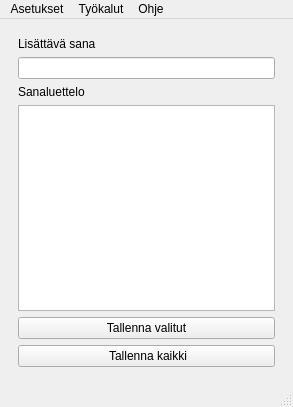
<?xml version="1.0" encoding="UTF-8"?>
<ui version="4.0">
 <class>MainWindow</class>
 <widget class="QMainWindow" name="MainWindow">
  <property name="geometry">
   <rect>
    <x>0</x>
    <y>0</y>
    <width>293</width>
    <height>407</height>
   </rect>
  </property>
  <property name="windowTitle">
   <string>MainWindow</string>
  </property>
  <widget class="QWidget" name="centralwidget">
   <layout class="QGridLayout" name="gridLayout">
    <item row="0" column="0">
     <layout class="QVBoxLayout" name="verticalLayout">
      <property name="leftMargin">
       <number>9</number>
      </property>
      <property name="topMargin">
       <number>9</number>
      </property>
      <property name="rightMargin">
       <number>9</number>
      </property>
      <property name="bottomMargin">
       <number>9</number>
      </property>
      <item>
       <widget class="QLabel" name="wordToAddLabel">
        <property name="text">
         <string>Lisättävä sana</string>
        </property>
       </widget>
      </item>
      <item>
       <widget class="QLineEdit" name="wordToAddLineEdit">
        <property name="toolTip">
         <string>&lt;html&gt;&lt;head/&gt;&lt;body&gt;&lt;p&gt;Vedä tai kirjoita lisättävä sana tähän ja paina &amp;lt;enter&amp;gt;&lt;/p&gt;&lt;/body&gt;&lt;/html&gt;</string>
        </property>
        <property name="dragEnabled">
         <bool>true</bool>
        </property>
        <property name="cursorMoveStyle">
         <enum>Qt::VisualMoveStyle</enum>
        </property>
        <property name="clearButtonEnabled">
         <bool>true</bool>
        </property>
       </widget>
      </item>
      <item>
       <widget class="QLabel" name="wordsListLabel">
        <property name="text">
         <string>Sanaluettelo</string>
        </property>
       </widget>
      </item>
      <item>
       <widget class="QListWidget" name="wordsListWidget">
        <property name="font">
         <font>
          <pointsize>12</pointsize>
         </font>
        </property>
        <property name="acceptDrops">
         <bool>true</bool>
        </property>
        <property name="toolTip">
         <string>Luettelo lisättävistä sanoista, muokaa kaksoisklikkaamalla</string>
        </property>
        <property name="dragEnabled">
         <bool>true</bool>
        </property>
        <property name="dragDropOverwriteMode">
         <bool>false</bool>
        </property>
        <property name="dragDropMode">
         <enum>QAbstractItemView::DragDrop</enum>
        </property>
        <property name="defaultDropAction">
         <enum>Qt::MoveAction</enum>
        </property>
        <property name="selectionMode">
         <enum>QAbstractItemView::MultiSelection</enum>
        </property>
        <property name="flow">
         <enum>QListView::TopToBottom</enum>
        </property>
        <property name="viewMode">
         <enum>QListView::ListMode</enum>
        </property>
        <property name="sortingEnabled">
         <bool>true</bool>
        </property>
       </widget>
      </item>
      <item>
       <widget class="QPushButton" name="addChosenPushButton">
        <property name="cursor">
         <cursorShape>PointingHandCursor</cursorShape>
        </property>
        <property name="toolTip">
         <string>Tallenna valitut sanat sanastoon</string>
        </property>
        <property name="text">
         <string>Tallenna valitut</string>
        </property>
       </widget>
      </item>
      <item>
       <widget class="QPushButton" name="addAllPushButton">
        <property name="cursor">
         <cursorShape>PointingHandCursor</cursorShape>
        </property>
        <property name="toolTip">
         <string>Tallenna kaikki sanat sanastoon</string>
        </property>
        <property name="text">
         <string> Tallenna kaikki</string>
        </property>
       </widget>
      </item>
     </layout>
    </item>
   </layout>
  </widget>
  <widget class="QMenuBar" name="menubar">
   <property name="geometry">
    <rect>
     <x>0</x>
     <y>0</y>
     <width>293</width>
     <height>26</height>
    </rect>
   </property>
   <widget class="QMenu" name="menuSettings">
    <property name="title">
     <string>Asetukset</string>
    </property>
    <widget class="QMenu" name="menuThemes">
     <property name="title">
      <string>Teema</string>
     </property>
     <addaction name="actionDark"/>
     <addaction name="actionLight"/>
     <addaction name="actionAdjustTheme"/>
     <addaction name="actionDefaultTheme"/>
    </widget>
    <addaction name="actionDictionaryFolder"/>
    <addaction name="separator"/>
    <addaction name="menuThemes"/>
    <addaction name="actionSize"/>
   </widget>
   <widget class="QMenu" name="menuHelp">
    <property name="title">
     <string>Ohje</string>
    </property>
    <addaction name="actionWikiPage"/>
   </widget>
   <widget class="QMenu" name="menuTools">
    <property name="title">
     <string>Työkalut</string>
    </property>
    <addaction name="actionSanityCheck"/>
    <addaction name="actionAddFromJoukahainen"/>
    <addaction name="actionMuunna_merkist"/>
   </widget>
   <addaction name="menuSettings"/>
   <addaction name="menuTools"/>
   <addaction name="menuHelp"/>
  </widget>
  <widget class="QStatusBar" name="statusbar"/>
  <action name="actionDictionaryFolder">
   <property name="text">
    <string>Sanakirjatiedosto...</string>
   </property>
  </action>
  <action name="actionDark">
   <property name="text">
    <string>Tumma</string>
   </property>
  </action>
  <action name="actionLight">
   <property name="text">
    <string>Vaalea</string>
   </property>
  </action>
  <action name="actionAdjustTheme">
   <property name="text">
    <string>Muokkaa</string>
   </property>
  </action>
  <action name="actionDefaultTheme">
   <property name="text">
    <string>Oletus</string>
   </property>
  </action>
  <action name="actionSanityCheck">
   <property name="text">
    <string>Huolla sanankirja...</string>
   </property>
  </action>
  <action name="actionAddFromJoukahainen">
   <property name="text">
    <string>Lisää Joukahaisesta...</string>
   </property>
  </action>
  <action name="actionMuunna_merkist">
   <property name="text">
    <string>Muunna merkistö...</string>
   </property>
  </action>
  <action name="actionSize">
   <property name="text">
    <string>Koko...</string>
   </property>
  </action>
  <action name="actionWikiPage">
   <property name="text">
    <string>Wiki-sivut</string>
   </property>
  </action>
 </widget>
 <resources/>
 <connections/>
</ui>
